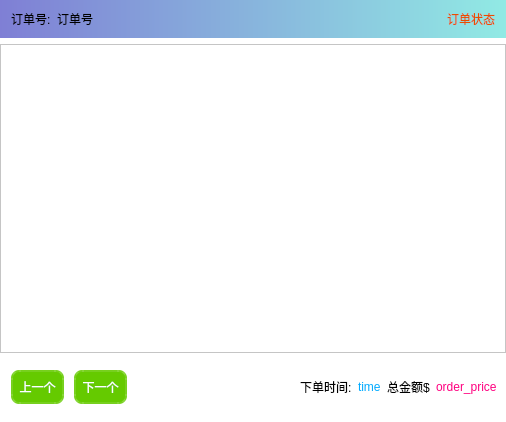
<?xml version="1.0" encoding="UTF-8"?>
<ui version="4.0">
 <class>OrderPage</class>
 <widget class="QWidget" name="OrderPage">
  <property name="geometry">
   <rect>
    <x>0</x>
    <y>0</y>
    <width>506</width>
    <height>422</height>
   </rect>
  </property>
  <property name="contextMenuPolicy">
   <enum>Qt::DefaultContextMenu</enum>
  </property>
  <property name="windowTitle">
   <string>我の订单</string>
  </property>
  <property name="styleSheet">
   <string notr="true">background-color:white;</string>
  </property>
  <layout class="QVBoxLayout" name="verticalLayout">
   <property name="leftMargin">
    <number>0</number>
   </property>
   <property name="topMargin">
    <number>0</number>
   </property>
   <property name="rightMargin">
    <number>0</number>
   </property>
   <item>
    <widget class="QWidget" name="widget" native="true">
     <property name="styleSheet">
      <string notr="true">background: #7f7fd5;  /* fallback for old browsers */
background:qlineargradient(spread:pad,x1:1,y1:0,x2:0,y2:0,stop:0 #91eae4,stop:1 #7f7fd5);
</string>
     </property>
     <layout class="QHBoxLayout" name="horizontalLayout">
      <property name="leftMargin">
       <number>11</number>
      </property>
      <property name="rightMargin">
       <number>11</number>
      </property>
      <item>
       <widget class="QLabel" name="label_2">
        <property name="styleSheet">
         <string notr="true">font: 14pt &quot;Adobe 黑体 Std R&quot;;
background:transparent;</string>
        </property>
        <property name="text">
         <string>订单号:</string>
        </property>
       </widget>
      </item>
      <item>
       <widget class="QLabel" name="lab_order">
        <property name="styleSheet">
         <string notr="true">font: 12pt &quot;楷体&quot;;
background:transparent;</string>
        </property>
        <property name="text">
         <string>订单号</string>
        </property>
       </widget>
      </item>
      <item>
       <spacer name="horizontalSpacer">
        <property name="orientation">
         <enum>Qt::Horizontal</enum>
        </property>
        <property name="sizeHint" stdset="0">
         <size>
          <width>40</width>
          <height>20</height>
         </size>
        </property>
       </spacer>
      </item>
      <item>
       <widget class="QLabel" name="lab_status">
        <property name="styleSheet">
         <string notr="true">font: 12pt &quot;微软雅黑&quot;;
color:rgb(234, 78, 0);
background:transparent;</string>
        </property>
        <property name="text">
         <string>订单状态</string>
        </property>
       </widget>
      </item>
     </layout>
    </widget>
   </item>
   <item>
    <widget class="QListWidget" name="listWidget"/>
   </item>
   <item>
    <widget class="QWidget" name="widget_2" native="true">
     <layout class="QHBoxLayout" name="horizontalLayout_2">
      <property name="bottomMargin">
       <number>5</number>
      </property>
      <item>
       <widget class="QPushButton" name="btn_back">
        <property name="styleSheet">
         <string notr="true">QPushButton{
background-color:rgb(101, 202, 0);
border-style:outset;                 
border-width:4px;                  
border-radius:10px;
border-color:rgba(255,255,255,30);
font: 11pt &quot;华光准圆_CNKI&quot;;
color:white;
padding:6px;
}
QPushButton:pressed{
background-color:rgba(100,255,100,200);
border-color:rgba(255,255,255,30);
border-style:inset;
color:rgba(0,0,0,100);
}

QPushButton:hover{
background-color:rgba(100,255,100,100);
border-color:rgba(255,255,255,200);
color:rgba(0,0,0,200);
}
</string>
        </property>
        <property name="text">
         <string>上一个</string>
        </property>
       </widget>
      </item>
      <item>
       <widget class="QPushButton" name="btn_next">
        <property name="styleSheet">
         <string notr="true">QPushButton{
background-color:rgb(101, 202, 0);
border-style:outset;                 
border-width:4px;                  
border-radius:10px;
border-color:rgba(255,255,255,30);
font: 11pt &quot;华光准圆_CNKI&quot;;
color:white;
padding:6px;
}
QPushButton:pressed{
background-color:rgba(100,255,100,200);
border-color:rgba(255,255,255,30);
border-style:inset;
color:rgba(0,0,0,100);
}

QPushButton:hover{
background-color:rgba(100,255,100,100);
border-color:rgba(255,255,255,200);
color:rgba(0,0,0,200);
}
</string>
        </property>
        <property name="text">
         <string>下一个</string>
        </property>
       </widget>
      </item>
      <item>
       <spacer name="horizontalSpacer_2">
        <property name="orientation">
         <enum>Qt::Horizontal</enum>
        </property>
        <property name="sizeHint" stdset="0">
         <size>
          <width>40</width>
          <height>20</height>
         </size>
        </property>
       </spacer>
      </item>
      <item>
       <widget class="QLabel" name="label">
        <property name="styleSheet">
         <string notr="true">font: 11pt &quot;Adobe 黑体 Std R&quot;;</string>
        </property>
        <property name="text">
         <string>下单时间:</string>
        </property>
       </widget>
      </item>
      <item>
       <widget class="QLabel" name="lab_time">
        <property name="styleSheet">
         <string notr="true">font: 10pt &quot;华光魏体_CNKI&quot;;
color:rgb(0, 170, 255);</string>
        </property>
        <property name="text">
         <string>time</string>
        </property>
       </widget>
      </item>
      <item>
       <widget class="QLabel" name="label_3">
        <property name="styleSheet">
         <string notr="true">font: 11pt &quot;Adobe 黑体 Std R&quot;;</string>
        </property>
        <property name="text">
         <string>总金额$</string>
        </property>
       </widget>
      </item>
      <item>
       <widget class="QLabel" name="lab_price">
        <property name="styleSheet">
         <string notr="true">font: 10pt &quot;华光魏体_CNKI&quot;;
color:rgb(255, 0, 127);</string>
        </property>
        <property name="text">
         <string>order_price</string>
        </property>
       </widget>
      </item>
     </layout>
    </widget>
   </item>
  </layout>
 </widget>
 <resources/>
 <connections/>
</ui>
